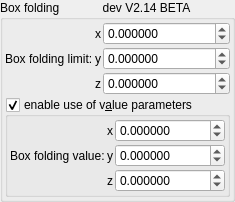
    <widget class="QGroupBox" name="groupBox">
     <property name="title">
      <string>Box folding             dev V2.14 BETA</string>
     </property>
     <layout class="QVBoxLayout" name="verticalLayout_2" stretch="0,0">
      <property name="spacing">
       <number>2</number>
      </property>
      <property name="leftMargin">
       <number>2</number>
      </property>
      <property name="topMargin">
       <number>2</number>
      </property>
      <property name="rightMargin">
       <number>2</number>
      </property>
      <property name="bottomMargin">
       <number>2</number>
      </property>
      <item>
       <layout class="QGridLayout" name="gridLayout_61" columnstretch="0,0,0,1">
        <property name="spacing">
         <number>2</number>
        </property>
        <item row="1" column="2">
         <widget class="QLabel" name="label_165">
          <property name="text">
           <string notr="true">y</string>
          </property>
         </widget>
        </item>
        <item row="0" column="2">
         <widget class="QLabel" name="label_167">
          <property name="text">
           <string notr="true">x</string>
          </property>
         </widget>
        </item>
        <item row="2" column="3">
         <widget class="MyDoubleSpinBox" name="spinbox3_transf_addition_constant_111_z">
          <property name="sizePolicy">
           <sizepolicy hsizetype="Minimum" vsizetype="Maximum">
            <horstretch>0</horstretch>
            <verstretch>0</verstretch>
           </sizepolicy>
          </property>
          <property name="prefix">
           <string/>
          </property>
          <property name="suffix">
           <string/>
          </property>
          <property name="decimals">
           <number>6</number>
          </property>
          <property name="minimum">
           <double>-99.989999999999995</double>
          </property>
          <property name="maximum">
           <double>99.989999999999995</double>
          </property>
          <property name="singleStep">
           <double>0.100000000000000</double>
          </property>
         </widget>
        </item>
        <item row="2" column="2">
         <widget class="QLabel" name="label_161">
          <property name="text">
           <string notr="true">z</string>
          </property>
         </widget>
        </item>
        <item row="1" column="3">
         <widget class="MyDoubleSpinBox" name="spinbox3_transf_addition_constant_111_y">
          <property name="sizePolicy">
           <sizepolicy hsizetype="Minimum" vsizetype="Maximum">
            <horstretch>0</horstretch>
            <verstretch>0</verstretch>
           </sizepolicy>
          </property>
          <property name="prefix">
           <string/>
          </property>
          <property name="suffix">
           <string/>
          </property>
          <property name="decimals">
           <number>6</number>
          </property>
          <property name="minimum">
           <double>-99.989999999999995</double>
          </property>
          <property name="maximum">
           <double>99.989999999999995</double>
          </property>
          <property name="singleStep">
           <double>0.100000000000000</double>
          </property>
         </widget>
        </item>
        <item row="0" column="3">
         <widget class="MyDoubleSpinBox" name="spinbox3_transf_addition_constant_111_x">
          <property name="sizePolicy">
           <sizepolicy hsizetype="Minimum" vsizetype="Maximum">
            <horstretch>0</horstretch>
            <verstretch>0</verstretch>
           </sizepolicy>
          </property>
          <property name="prefix">
           <string/>
          </property>
          <property name="suffix">
           <string/>
          </property>
          <property name="decimals">
           <number>6</number>
          </property>
          <property name="minimum">
           <double>-99.989999999999995</double>
          </property>
          <property name="maximum">
           <double>99.989999999999995</double>
          </property>
          <property name="singleStep">
           <double>0.100000000000000</double>
          </property>
         </widget>
        </item>
        <item row="0" column="1" rowspan="3">
         <widget class="QLabel" name="label_20">
          <property name="text">
           <string>Box folding limit:</string>
          </property>
         </widget>
        </item>
       </layout>
      </item>
      <item>
       <widget class="MyGroupBox" name="checkBox_transf_function_enabled_false">
        <property name="title">
         <string>enable use of v&amp;alue parameters</string>
        </property>
        <property name="checkable">
         <bool>true</bool>
        </property>
        <layout class="QVBoxLayout" name="verticalLayout_14" stretch="0">
         <property name="spacing">
          <number>2</number>
         </property>
         <property name="leftMargin">
          <number>2</number>
         </property>
         <property name="topMargin">
          <number>2</number>
         </property>
         <property name="rightMargin">
          <number>2</number>
         </property>
         <property name="bottomMargin">
          <number>2</number>
         </property>
         <item>
          <layout class="QGridLayout" name="gridLayout_11" columnstretch="0,0,1">
           <property name="spacing">
            <number>2</number>
           </property>
           <item row="1" column="2">
            <widget class="MyDoubleSpinBox" name="spinbox3_transf_addition_constant_222_y">
             <property name="enabled">
              <bool>true</bool>
             </property>
             <property name="sizePolicy">
              <sizepolicy hsizetype="Minimum" vsizetype="Maximum">
               <horstretch>0</horstretch>
               <verstretch>0</verstretch>
              </sizepolicy>
             </property>
             <property name="prefix">
              <string/>
             </property>
             <property name="suffix">
              <string/>
             </property>
             <property name="decimals">
              <number>6</number>
             </property>
             <property name="minimum">
              <double>-99.989999999999995</double>
             </property>
             <property name="maximum">
              <double>99.989999999999995</double>
             </property>
             <property name="singleStep">
              <double>0.100000000000000</double>
             </property>
            </widget>
           </item>
           <item row="1" column="1">
            <widget class="QLabel" name="label_162">
             <property name="text">
              <string notr="true">y</string>
             </property>
            </widget>
           </item>
           <item row="2" column="2">
            <widget class="MyDoubleSpinBox" name="spinbox3_transf_addition_constant_222_z">
             <property name="enabled">
              <bool>true</bool>
             </property>
             <property name="sizePolicy">
              <sizepolicy hsizetype="Minimum" vsizetype="Maximum">
               <horstretch>0</horstretch>
               <verstretch>0</verstretch>
              </sizepolicy>
             </property>
             <property name="prefix">
              <string/>
             </property>
             <property name="suffix">
              <string/>
             </property>
             <property name="decimals">
              <number>6</number>
             </property>
             <property name="minimum">
              <double>-99.989999999999995</double>
             </property>
             <property name="maximum">
              <double>99.989999999999995</double>
             </property>
             <property name="singleStep">
              <double>0.100000000000000</double>
             </property>
            </widget>
           </item>
           <item row="2" column="1">
            <widget class="QLabel" name="label_163">
             <property name="text">
              <string notr="true">z</string>
             </property>
            </widget>
           </item>
           <item row="0" column="2">
            <widget class="MyDoubleSpinBox" name="spinbox3_transf_addition_constant_222_x">
             <property name="enabled">
              <bool>true</bool>
             </property>
             <property name="sizePolicy">
              <sizepolicy hsizetype="Minimum" vsizetype="Maximum">
               <horstretch>0</horstretch>
               <verstretch>0</verstretch>
              </sizepolicy>
             </property>
             <property name="prefix">
              <string/>
             </property>
             <property name="suffix">
              <string/>
             </property>
             <property name="decimals">
              <number>6</number>
             </property>
             <property name="minimum">
              <double>-99.989999999999995</double>
             </property>
             <property name="maximum">
              <double>99.989999999999995</double>
             </property>
             <property name="singleStep">
              <double>0.100000000000000</double>
             </property>
            </widget>
           </item>
           <item row="0" column="1">
            <widget class="QLabel" name="label_160">
             <property name="text">
              <string notr="true">x</string>
             </property>
            </widget>
           </item>
           <item row="0" column="0" rowspan="3">
            <widget class="QLabel" name="label_24">
             <property name="text">
              <string>Box folding value:</string>
             </property>
            </widget>
           </item>
          </layout>
         </item>
        </layout>
       </widget>
      </item>
     </layout>
    </widget>
